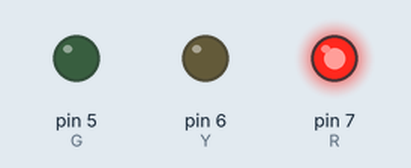
Simulated run of this sketch. Board: Arduino Uno, built with avr-gcc and run on an emulated ATmega328P. Parts: output pins drawn as LEDs (lit = HIGH). Random numbers use the default seed unless the sketch sets one.

Above: at 0.5 s.
At 1.5 s:
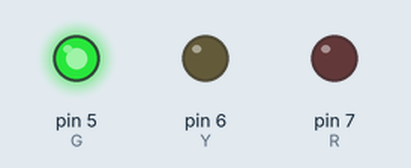
At 5.5 s:
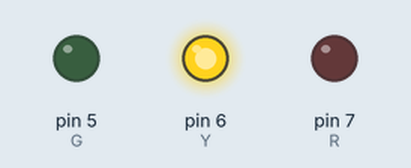
Timing chart, 0 to 6.9 s (numbered marks = the images above):
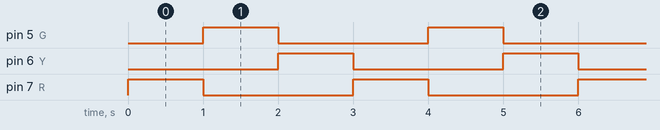

Measured:
- by itself, pin 5 (G), pin 6 (Y), pin 7 (R): alternates HIGH for 1.0 s and LOW for 2.0 s
- by itself, everything shown: repeats every 3.0 s, in 3 steps

The sketch:

traffic_light.ino
```cpp
const byte R = 7;
const byte Y = 6;
const byte G = 5;

void setup() {
  // put your setup code here, to run once:
  Serial.begin(9600);
  pinMode(R, OUTPUT);
  pinMode(Y, OUTPUT);
  pinMode(G, OUTPUT);
}

int color = 0;

void loop() {
  byte P0, P1, P2;
  switch (color) {
    case 0:
      P0 = R; P1 = G; P2 = Y; break;
    case 1:
      P0 = G; P1 = R; P2 = Y; break;
    case 2:
      P0 = Y; P1 = R; P2 = G; break;
  }
  color++;
  color %= 3;
  digitalWrite(P0, HIGH);
  digitalWrite(P1, LOW);
  digitalWrite(P2, LOW);
  delay(1000);
}
```

LED_cube.c
```cpp
/*
each layer has common anode + connect to PIN 9, 10, 11
each column has common cathod - connect to PIN 0-8
*/
const byte TOP = 9;
const byte MIDDLE = 10;
const byte BOTTOM = 11;

enum {ON, OFF, BLINK};

#define TOTAL_LEVEL 3
#define LED_PER_LEVEL 9
int led[TOTAL_LEVEL][LED_PER_LEVEL];

int state = 0;

unsigned long lasttime;
unsigned long currenttime;

void setup() {
  randomSeed(analogRead(5));

  for (int i = 0; i < TOTAL_LEVEL + LED_PER_LEVEL; i++)
    pinMode(i, OUTPUT);

  for (int level = 0; level < TOTAL_LEVEL; level++) {
    for (int i = 0; i < LED_PER_LEVEL; i++) {
      led[level][i] = OFF;
    }
  }

  for (int i = 0; i < LED_PER_LEVEL; i++) {
    led[0][i] = ON;
  }

  lasttime = millis();
}

void set(int level, int n) {
  int a[] = {HIGH, HIGH, HIGH};
  a[level] = LOW;
  digitalWrite(TOP, a[0]);
  digitalWrite(MIDDLE, a[1]);
  digitalWrite(BOTTOM, a[2]);
  digitalWrite(n, HIGH);

  digitalWrite(TOP, HIGH);
  digitalWrite(MIDDLE, HIGH);
  digitalWrite(BOTTOM, HIGH);
  digitalWrite(n, LOW);
}

void clr(int level, int n) {
  digitalWrite(n, LOW);
  digitalWrite(TOP, HIGH);
  digitalWrite(MIDDLE, HIGH);
  digitalWrite(BOTTOM, HIGH);
}

void display() {
  for (int level = 0; level < TOTAL_LEVEL; level++) {
    for (int i = 0; i < LED_PER_LEVEL; i++) {
      switch (led[level][i]) {
        case ON:
          set(level, i);
          break;
        case OFF:
          clr(level, i);
          break;
        case BLINK:
          if ((currenttime / 100) % 2 == 0)
            set(level, i);
          else
            clr(level, i);
          break;
        }
    }
  }
}

int select;
bool fall;

void update() {
  switch(state % 6) {
    case 2:
      // find a dot on top or a bottom and blink
       select = random(LED_PER_LEVEL);
       fall = led[0][select] == ON;
       if (fall) led[0][select] = BLINK;
       else      led[2][select] = BLINK;
       break;
    case 3:
       // move the choosen dot to the middle
       led[1][select] = BLINK;
       if (fall) led[0][select] = OFF;
       else      led[2][select] = OFF;
       break;
    case 4:
       led[1][select] = OFF;
       if (fall) led[2][select] = BLINK;
       else      led[0][select] = BLINK;
       break;
    case 5:
       if (fall) led[2][select] = ON;
       else      led[0][select] = ON;
       break;
  }
}

void loop() {
  currenttime = millis();
  if (currenttime / 1000 == lasttime / 1000) {
    display();
  } else {
    lasttime = currenttime;
    state++;
    update();
  }
}
```
